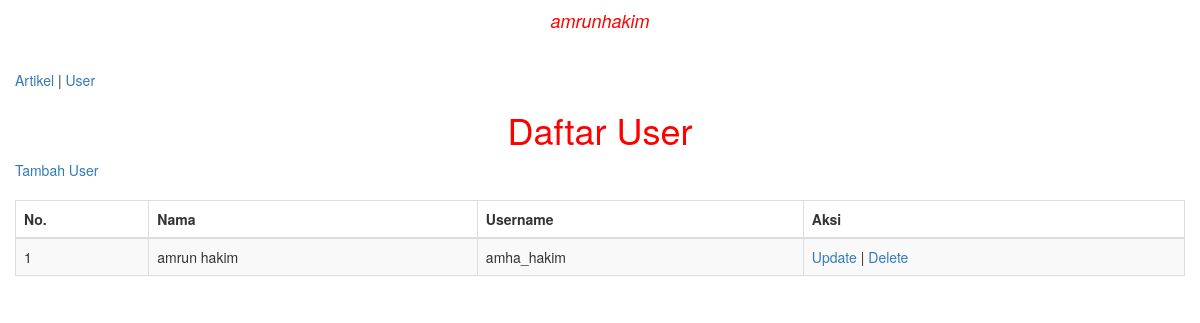
The app's page /index.php/user with its own data.
### tables this page shows
CREATE TABLE `user`  (
  `id_user` int(11) NOT NULL AUTO_INCREMENT,
  `nama_depan` varchar(50) NOT NULL,
  `nama_belakang` varchar(50) NOT NULL,
  `username` varchar(50) NOT NULL,
  PRIMARY KEY (`id_user`) USING BTREE
);

### application/controllers/User.php (called while the page is built, shortened)
<?php
class User extends CI_Controller {
	function __construct(){
		$this->load->model('User_Model');
	}
	public function index(){
		$data['user_data'] = $this->User_Model->get_all()->result_array();
		$this->load->view('user/index', $data);
	}
}

### index.php (called while the page is built, shortened)
<?php
require_once BASEPATH.'core/CodeIgniter.php';

### application/models/User_Model.php (called while the page is built, shortened)
<?php
class User_Model extends CI_Model{
	private $table = 'user';
	function get_all(){
		return $this->db->get($this->table);
	}
}

### application/views/user/index.php (the view, shortened to what this page needs)
<!DOCTYPE html>
<html>
<head>
</head>
<body>
<nav class="navbar navbar-expand-sm justify-content-center bg-dark navbar-dark fixed-top">
  			<h4 class="text-center" style="color: red"><em>amrunhakim</em></h4>
 </nav>
 <div class="container-fluid">
	<h1 class="title text-center">Daftar User</h1>
	<a href="<?php echo site_url('user/add'); ?>">Tambah User</a><br/><br/>
	<table class="table table-striped table-dark table-bordered">
		<thead>
			<tr>
				<th>No.</th>
				<th>Nama</th>
				<th>Username</th>
				<th>Aksi</th>
			</tr>
		</thead>
		<tbody>
			<?php
				if(count($user_data) > 0){
					foreach($user_data as $key => $user){
						?>
						<tr>
							<td><?php echo $key + 1; ?></td>
							<td><?php echo $user['nama_depan'].' '.$user['nama_belakang']; ?></td>
							<td><?php echo $user['username']; ?></td>
							<td>
								<a href="<?php echo site_url('user/update/'.$user['id_user']); ?>">Update</a> |
								<a href="<?php echo site_url('user/delete/'.$user['id_user']); ?>">Delete</a>
							</td>
						</tr>
						<?php
					}
				}else{
					?>
					<tr>
						<td colspan="4">Tidak ada user.</td>
					</tr>
					<?php
				}
			?>
		</tbody>
	</table>
 </div>
</body>
</html>

### assets/css/style.css (style rules this page uses)
.title { color: red; text-align: center; }

### records on screen
user: nama_depan "amrun", nama_belakang "hakim", username "amha_hakim"
